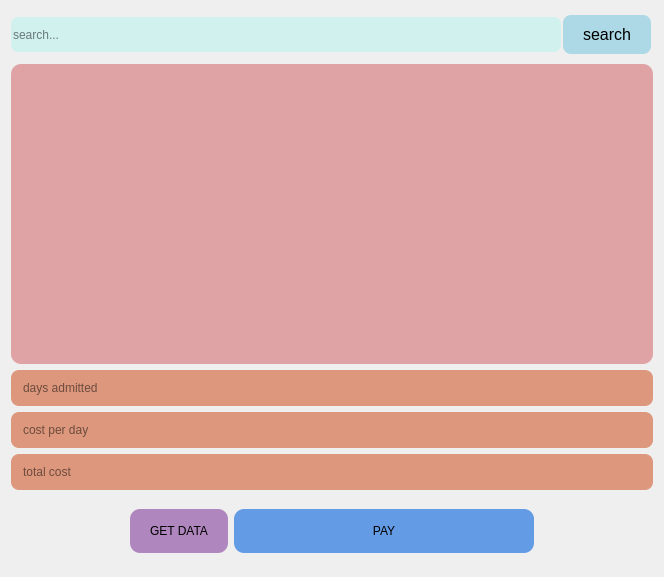
             <widget class="QWidget" name="scrollAreaWidgetContents_2">
              <property name="geometry">
               <rect>
                <x>0</x>
                <y>0</y>
                <width>664</width>
                <height>577</height>
               </rect>
              </property>
              <layout class="QVBoxLayout" name="verticalLayout_17">
               <item>
                <layout class="QHBoxLayout" name="binsearchholder_8">
                 <property name="spacing">
                  <number>0</number>
                 </property>
                 <item>
                  <widget class="QLineEdit" name="billing_search">
                   <property name="minimumSize">
                    <size>
                     <width>450</width>
                     <height>35</height>
                    </size>
                   </property>
                   <property name="styleSheet">
                    <string notr="true">background-color: rgb(209, 241, 239);
border-radius: 7px</string>
                   </property>
                   <property name="text">
                    <string/>
                   </property>
                   <property name="placeholderText">
                    <string>search...</string>
                   </property>
                   <property name="clearButtonEnabled">
                    <bool>true</bool>
                   </property>
                  </widget>
                 </item>
                 <item>
                  <widget class="QPushButton" name="billing_search_button">
                   <property name="cursor">
                    <cursorShape>PointingHandCursor</cursorShape>
                   </property>
                   <property name="styleSheet">
                    <string notr="true">QPushButton {
    background-color: lightblue; /* light blue background */
    color: black; /* black text */
    border: none;
    padding: 10px 20px; /* Padding for the button */
    font-size: 16px; /* Font size */
    margin: 4px 2px;
    border-radius: 8px; /* Rounded corners */
}

/* Optional: Change the button appearance on hover */
QPushButton:hover {
    background-color: rgb(93, 173, 229); /* Darker light blue on hover */
}

QPushButton:clicked {
	background-color: rgb(186, 235, 207):
}</string>
                   </property>
                   <property name="text">
                    <string>search</string>
                   </property>
                   <property name="checkable">
                    <bool>true</bool>
                   </property>
                   <property name="checked">
                    <bool>false</bool>
                   </property>
                   <property name="autoExclusive">
                    <bool>true</bool>
                   </property>
                  </widget>
                 </item>
                </layout>
               </item>
               <item>
                <widget class="QTableWidget" name="billing_search_display">
                 <property name="maximumSize">
                  <size>
                   <width>16777215</width>
                   <height>300</height>
                  </size>
                 </property>
                 <property name="styleSheet">
                  <string notr="true">background-color: rgb(224, 163, 165);
border-radius: 10px;gg</string>
                 </property>
                </widget>
               </item>
               <item>
                <widget class="QLineEdit" name="billing_days">
                 <property name="styleSheet">
                  <string notr="true">background-color: rgb(220, 151, 124);
padding:10px;
border-radius:8px;</string>
                 </property>
                 <property name="placeholderText">
                  <string>days admitted</string>
                 </property>
                </widget>
               </item>
               <item>
                <widget class="QLineEdit" name="billing_costperday">
                 <property name="styleSheet">
                  <string notr="true">background-color: rgb(220, 151, 124);
padding:10px;
border-radius:8px;</string>
                 </property>
                 <property name="readOnly">
                  <bool>true</bool>
                 </property>
                 <property name="placeholderText">
                  <string>cost per day</string>
                 </property>
                </widget>
               </item>
               <item>
                <widget class="QLineEdit" name="billing_totalcost">
                 <property name="styleSheet">
                  <string notr="true">background-color: rgb(220, 151, 124);
padding:10px;
border-radius:8px;</string>
                 </property>
                 <property name="readOnly">
                  <bool>true</bool>
                 </property>
                 <property name="placeholderText">
                  <string>total cost</string>
                 </property>
                </widget>
               </item>
               <item>
                <widget class="QWidget" name="widget_3" native="true">
                 <layout class="QHBoxLayout" name="horizontalLayout">
                  <item>
                   <spacer name="horizontalSpacer_2">
                    <property name="orientation">
                     <enum>Qt::Horizontal</enum>
                    </property>
                    <property name="sizeHint" stdset="0">
                     <size>
                      <width>221</width>
                      <height>20</height>
                     </size>
                    </property>
                   </spacer>
                  </item>
                  <item>
                   <widget class="QPushButton" name="billing_data">
                    <property name="styleSheet">
                     <string notr="true">QPushButton {
	background-color: rgb(175, 135, 190);
	border:none;
	padding:15px 20px;
	border-radius:10px;
}

QPushButton:hover {
	
	background-color: rgb(100, 54, 227);
	color: white
}
</string>
                    </property>
                    <property name="text">
                     <string>GET DATA</string>
                    </property>
                   </widget>
                  </item>
                  <item>
                   <widget class="QPushButton" name="billing_pay">
                    <property name="minimumSize">
                     <size>
                      <width>300</width>
                      <height>0</height>
                     </size>
                    </property>
                    <property name="styleSheet">
                     <string notr="true">QPushButton {
	background-color: rgb(100, 155, 229);
	border:none;
	padding:15px 20px;
	border-radius:10px;
}

QPushButton:hover {
	
	background-color: rgb(100, 54, 227);
	color: white
}
</string>
                    </property>
                    <property name="text">
                     <string>PAY</string>
                    </property>
                    <property name="checkable">
                     <bool>true</bool>
                    </property>
                    <property name="autoExclusive">
                     <bool>true</bool>
                    </property>
                   </widget>
                  </item>
                  <item>
                   <spacer name="horizontalSpacer">
                    <property name="orientation">
                     <enum>Qt::Horizontal</enum>
                    </property>
                    <property name="sizeHint" stdset="0">
                     <size>
                      <width>220</width>
                      <height>20</height>
                     </size>
                    </property>
                   </spacer>
                  </item>
                 </layout>
                </widget>
               </item>
              </layout>
             </widget>
